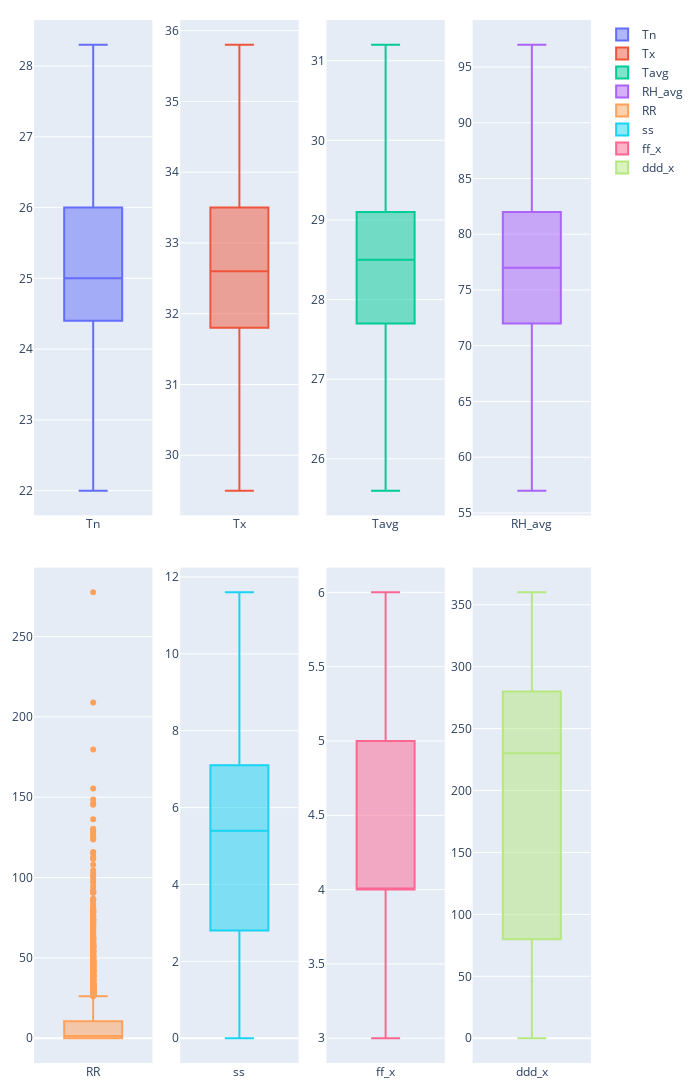

Source (notebook cell):
### Code cell
fig = make_subplots(rows=2, cols=4,vertical_spacing=0.05,)
indexCol = 0
for i in range(1,3): 
    for j in range(1,5):         
        fig.add_trace(go.Box(y = df_noOutliers[num_cols[indexCol]],name= num_cols[indexCol]),row=i, col=j)
        indexCol+=1


fig.update_layout(height=1400, width=700,margin=dict(l=20, r=20, t=20, b=20))
fig.show()

### Figure 1 — Plotly figure (JSON) as saved in the notebook; plotly's stock layout.template omitted (floating-point values rounded to 4 significant figures; data arrays with more than 128 entries replaced by an {"elided": "..."} marker saying what was removed)
{"data": [{"name": "Tn", "type": "box", "xaxis": "x", "y": {"elided": "6308 float values"}, "yaxis": "y"}, {"name": "Tx", "type": "box", "xaxis": "x2", "y": {"elided": "6308 float values"}, "yaxis": "y2"}, {"name": "Tavg", "type": "box", "xaxis": "x3", "y": {"elided": "6308 float values"}, "yaxis": "y3"}, {"name": "RH_avg", "type": "box", "xaxis": "x4", "y": {"elided": "6308 int values"}, "yaxis": "y4"}, {"name": "RR", "type": "box", "xaxis": "x5", "y": {"elided": "6308 float values"}, "yaxis": "y5"}, {"name": "ss", "type": "box", "xaxis": "x6", "y": {"elided": "6308 float values"}, "yaxis": "y6"}, {"name": "ff_x", "type": "box", "xaxis": "x7", "y": {"elided": "6308 int values"}, "yaxis": "y7"}, {"name": "ddd_x", "type": "box", "xaxis": "x8", "y": {"elided": "6308 int values"}, "yaxis": "y8"}], "layout": {"height": 1400, "margin": {"b": 20, "l": 20, "r": 20, "t": 20}, "width": 700, "xaxis": {"anchor": "y", "domain": [0, 0.2125]}, "xaxis2": {"anchor": "y2", "domain": [0.2625, 0.475]}, "xaxis3": {"anchor": "y3", "domain": [0.525, 0.7375]}, "xaxis4": {"anchor": "y4", "domain": [0.7875, 1]}, "xaxis5": {"anchor": "y5", "domain": [0, 0.2125]}, "xaxis6": {"anchor": "y6", "domain": [0.2625, 0.475]}, "xaxis7": {"anchor": "y7", "domain": [0.525, 0.7375]}, "xaxis8": {"anchor": "y8", "domain": [0.7875, 1]}, "yaxis": {"anchor": "x", "domain": [0.525, 1]}, "yaxis2": {"anchor": "x2", "domain": [0.525, 1]}, "yaxis3": {"anchor": "x3", "domain": [0.525, 1]}, "yaxis4": {"anchor": "x4", "domain": [0.525, 1]}, "yaxis5": {"anchor": "x5", "domain": [0, 0.475]}, "yaxis6": {"anchor": "x6", "domain": [0, 0.475]}, "yaxis7": {"anchor": "x7", "domain": [0, 0.475]}, "yaxis8": {"anchor": "x8", "domain": [0, 0.475]}}}
